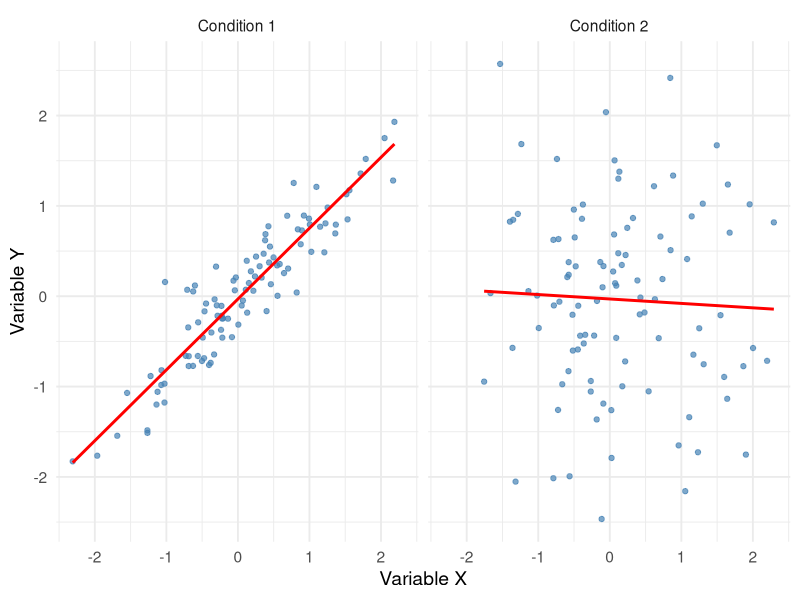

This figure's R source:
library(tidyverse)

# Generate sample data
set.seed(123)

# Group 1: high positive correlation
x1 <- rnorm(100, 0, 1)
y1 <- 0.8 * x1 + rnorm(100, 0, 0.3)

# Group 2: no correlation
x2 <- rnorm(100, 0, 1)
y2 <- rnorm(100, 0, 1)

# Combine into one data frame
df <- data.frame(
  x = c(x1, x2),
  y = c(y1, y2),
  group = rep(c("Condition 1", "Condition 2"), each = 100)
)

ggplot(df, aes(x = x, y = y)) +
  geom_point(alpha = 0.7, color = "steelblue") +
  facet_wrap(~ group) +
  geom_smooth(method = "lm", se = FALSE, color = "red", size = 1) +
  theme_minimal(base_size = 14) +
  labs(
    x = "Variable X",
    y = "Variable Y"
  )


## 
